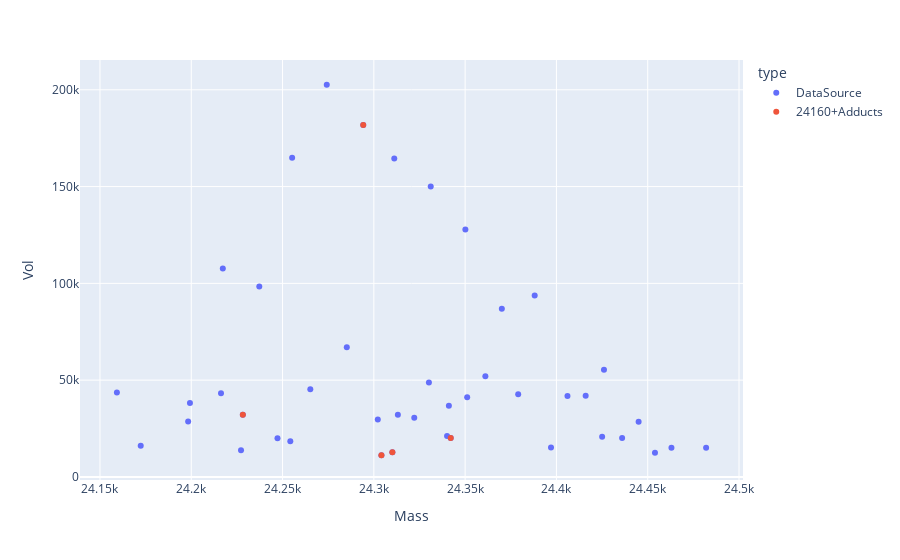
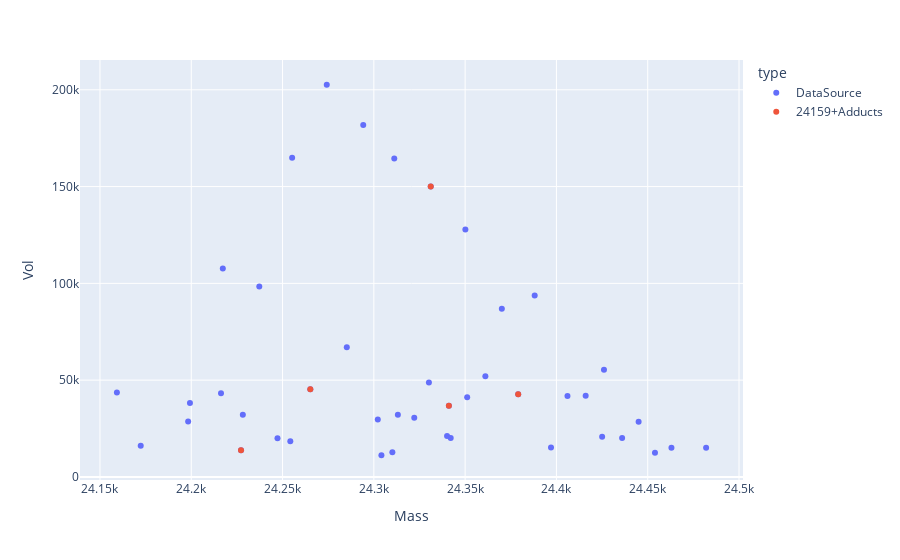

The code cell stored with these charts, in order, in its notebook:
### Code cell
amino = 140.1 - H2O
ppm = 10

dfa = detect_combined_salts(df_24k, 24146.13, 6, ppm=ppm)
plotly_zones(df_24k, dfa, y='Vol', names=['DataSource', '24160+Adducts'])
dfb = detect_combined_salts(df_24k, 24183.09, 6, ppm=ppm)
plotly_zones(df_24k, dfb, y='Vol', names=['DataSource', '24159+Adducts'])
# dfc = detect_combined_salts(df_24k, 24176.2, 6, ppm=ppm)
# plotly_zones(df_24k, dfc, y='Vol', names=['DataSource', '24176+Adducts'])

print('Top dots: ', df_24k.iloc[:10].Mass.tolist())
mass_hits = [(24160.2, dfa), (24159.2, dfb), (24176.2, dfc)]
for mass, df_found in mass_hits:
    if not df_found.empty:
        df_found = df_found.sort_values('Vol', ascending=False)
        print('intact ', mass, 'hit ', df_found.Mass.tolist())
# dfa = detect_combined_salts(df_24k, 24146.2 + amino, 30)
# plotly_zones(df_24k, dfa, y='Vol', names=['DataSource', '24146+Adducts'])

# dfb = detect_combined_salts(df_24k, 24146.2, 30)
# plotly_zones(df_24k, dfb, y='Vol', names=['DataSource', '24160+Adducts'])
# dfm1 = match_dfs(dfa, dfb)
# dfm2 = match_dfs(dfb, dfa)
# plotly_zone(dfm, y='Vol')

# print(dfa.shape, 
#         dfa.Vol.sum()/1E3, 
#       dfb.shape, 
#       dfb.Vol.sum()/1E3, 
#      dfc.shape,
#      dfc.Vol.sum()/1E3
#      )

### Figure 1 — Plotly figure (JSON) as saved in the notebook; plotly's stock layout.template omitted (floating-point values rounded to 4 significant figures)
{"data": [{"hovertemplate": "type=DataSource<br>Mass=%{x}<br>Vol=%{y}<extra></extra>", "legendgroup": "DataSource", "marker": {"color": "#636efa", "symbol": "circle"}, "mode": "markers", "name": "DataSource", "orientation": "v", "showlegend": true, "type": "scatter", "x": [24270.0, 24290.0, 24260.0, 24310.0, 24330.0, 24350.0, 24220.0, 24240.0, 24390.0, 24370.0, 24290.0, 24430.0, 24360.0, 24330.0, 24270.0, 24160.0, 24220.0, 24380.0, 24420.0, 24410.0, 24350.0, 24200.0, 24340.0, 24230.0, 24310.0, 24320.0, 24300.0, 24200.0, 24450.0, 24340.0, 24430.0, 24340.0, 24440.0, 24250.0, 24250.0, 24170.0, 24400.0, 24460.0, 24480.0, 24230.0, 24310.0, 24450.0, 24300.0], "xaxis": "x", "y": [202600.0, 181900.0, 164900.0, 164500.0, 150000.0, 127900.0, 107700.0, 98390.0, 93750.0, 86830.0, 66960.0, 55330.0, 52010.0, 48750.0, 45240.0, 43610.0, 43290.0, 42700.0, 41960.0, 41850.0, 41190.0, 38200.0, 36760.0, 32160.0, 32055, 30590.0, 29600.0, 28570.0, 28440.0, 21170.0, 20760.0, 20120.0, 20048, 19980.0, 18450.0, 16130.0, 15140.0, 15070.0, 15010.0, 13840.0, 12700.0, 12450.0, 11190.0], "yaxis": "y"}, {"hovertemplate": "type=24160+Adducts<br>Mass=%{x}<br>Vol=%{y}<extra></extra>", "legendgroup": "24160+Adducts", "marker": {"color": "#EF553B", "symbol": "circle"}, "mode": "markers", "name": "24160+Adducts", "orientation": "v", "showlegend": true, "type": "scatter", "x": [24230.0, 24290.0, 24300.0, 24310.0, 24340.0], "xaxis": "x", "y": [32160.0, 181900.0, 11190.0, 12700.0, 20120.0], "yaxis": "y"}], "layout": {"legend": {"title": {"text": "type"}, "tracegroupgap": 0}, "margin": {"t": 60}, "xaxis": {"anchor": "y", "domain": [0, 1], "title": {"text": "Mass"}}, "yaxis": {"anchor": "x", "domain": [0, 1], "title": {"text": "Vol"}}}}

### Figure 2 — Plotly figure (JSON) as saved in the notebook; plotly's stock layout.template omitted (floating-point values rounded to 4 significant figures)
{"data": [{"hovertemplate": "type=DataSource<br>Mass=%{x}<br>Vol=%{y}<extra></extra>", "legendgroup": "DataSource", "marker": {"color": "#636efa", "symbol": "circle"}, "mode": "markers", "name": "DataSource", "orientation": "v", "showlegend": true, "type": "scatter", "x": [24270.0, 24290.0, 24260.0, 24310.0, 24330.0, 24350.0, 24220.0, 24240.0, 24390.0, 24370.0, 24290.0, 24430.0, 24360.0, 24330.0, 24270.0, 24160.0, 24220.0, 24380.0, 24420.0, 24410.0, 24350.0, 24200.0, 24340.0, 24230.0, 24310.0, 24320.0, 24300.0, 24200.0, 24450.0, 24340.0, 24430.0, 24340.0, 24440.0, 24250.0, 24250.0, 24170.0, 24400.0, 24460.0, 24480.0, 24230.0, 24310.0, 24450.0, 24300.0], "xaxis": "x", "y": [202600.0, 181900.0, 164900.0, 164500.0, 150000.0, 127900.0, 107700.0, 98390.0, 93750.0, 86830.0, 66960.0, 55330.0, 52010.0, 48750.0, 45240.0, 43610.0, 43290.0, 42700.0, 41960.0, 41850.0, 41190.0, 38200.0, 36760.0, 32160.0, 32055, 30590.0, 29600.0, 28570.0, 28440.0, 21170.0, 20760.0, 20120.0, 20048, 19980.0, 18450.0, 16130.0, 15140.0, 15070.0, 15010.0, 13840.0, 12700.0, 12450.0, 11190.0], "yaxis": "y"}, {"hovertemplate": "type=24159+Adducts<br>Mass=%{x}<br>Vol=%{y}<extra></extra>", "legendgroup": "24159+Adducts", "marker": {"color": "#EF553B", "symbol": "circle"}, "mode": "markers", "name": "24159+Adducts", "orientation": "v", "showlegend": true, "type": "scatter", "x": [24230.0, 24270.0, 24330.0, 24340.0, 24380.0], "xaxis": "x", "y": [13840.0, 45240.0, 150000.0, 36760.0, 42700.0], "yaxis": "y"}], "layout": {"legend": {"title": {"text": "type"}, "tracegroupgap": 0}, "margin": {"t": 60}, "xaxis": {"anchor": "y", "domain": [0, 1], "title": {"text": "Mass"}}, "yaxis": {"anchor": "x", "domain": [0, 1], "title": {"text": "Vol"}}}}
